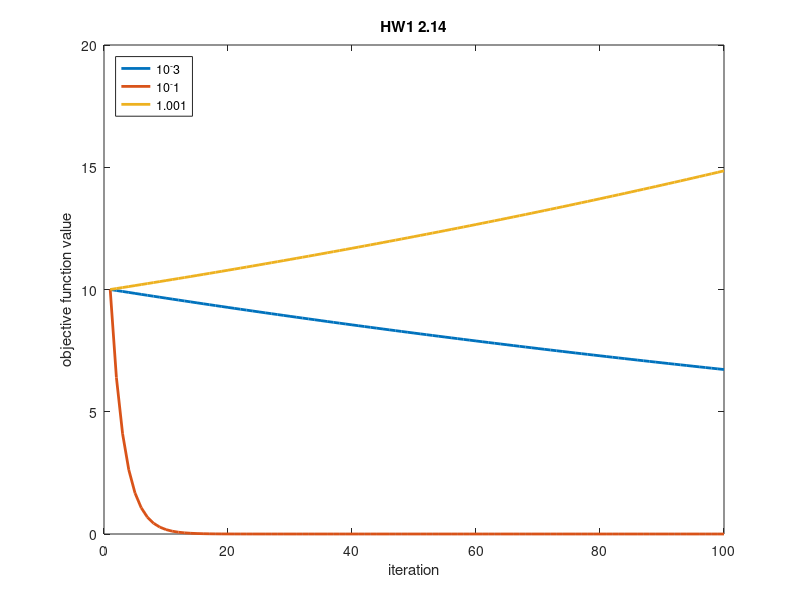

Reproduce this figure in MATLAB.
max_its=100;
steplength=[10^-3,10^-1,1.001];
out=zeros(100,1);
 for i=1:3
	alpha=steplength(i);
	w=[1; 1; 1; 1; 1; 1 ;1 ;1 ;1; 1 ];
	for iter=1:100
        out(iter,i)=w'*w;
        grad=2*w ;   %%% PLACE GRADIENT HERE
        w=w-alpha*grad;
    end
    plot(out,'LineWidth',2);
 end
%grid on
title('HW1 2.14')
legend('10^-3','10^-1','1.001','location','northwest')
xlabel('iteration');
ylabel('objective function value');